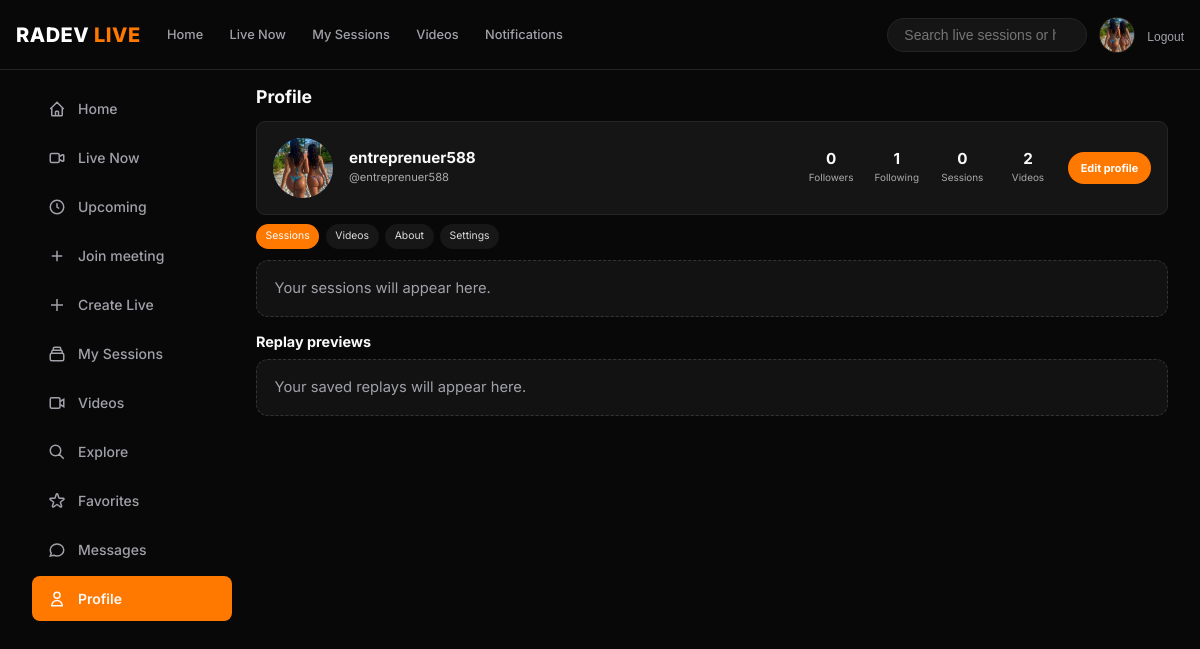
/user/profile/ (signed in), run on an earlier commit of the app's database.
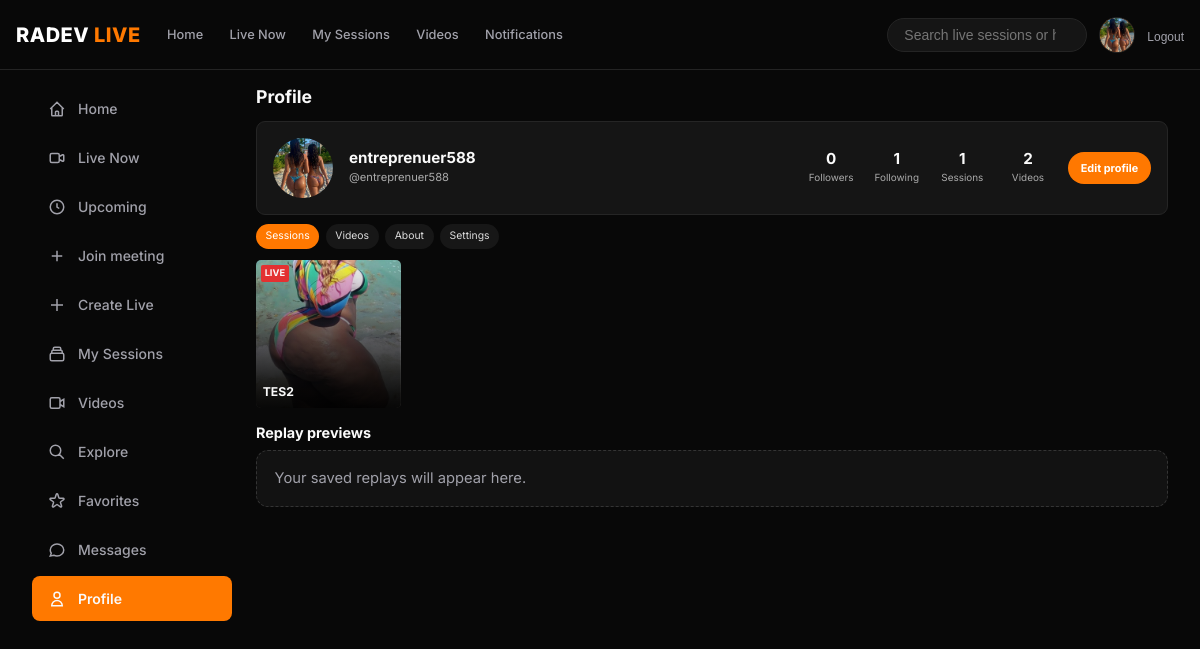
And on a later commit of the database.
### streaming/models.py (models this page shows, shortened)
class LiveSession(models.Model):
    CATEGORY_CHOICES = [
        ("education", "Education"),
        ("business", "Business"),
        ("entertainment", "Entertainment"),
        ("gaming", "Gaming"),
        ("technology", "Technology"),
        ("music", "Music"),
        ("fitness", "Fitness"),
        ("cooking", "Cooking"),
    ]
    VISIBILITY_CHOICES = [
        ("public", "Public"),
        ("private", "Private"),
    ]
    STATUS_CHOICES = [
        ("scheduled", "Not started"),
        ("live", "Live"),
        ("ended", "Ended"),
    ]
    PREVIEW_STATUS_CHOICES = [
        ("none", "No preview"),
        ("recording", "Recording"),
        ("processing", "Processing"),
        ("ready", "Ready"),
        ("failed", "Failed"),
        ("deleted", "Deleted"),
    ]
    host = models.ForeignKey(
        settings.AUTH_USER_MODEL,
        on_delete=models.CASCADE,
        related_name="hosted_sessions",
    )
    title = models.CharField(max_length=150)
    description = models.TextField(blank=True)
    category = models.CharField(
        max_length=20,
        choices=CATEGORY_CHOICES,
        default="education",
    )
    room_name = models.UUIDField(
        default=uuid.uuid4,
        unique=True,
        editable=False,
    )
    visibility = models.CharField(
        max_length=10,
        choices=VISIBILITY_CHOICES,
        default="public",
    )
    status = models.CharField(
        max_length=15,
        choices=STATUS_CHOICES,
        default="scheduled",
    )
    is_locked = models.BooleanField(default=False)
    chat_enabled = models.BooleanField(default=True)
    scheduled_at = models.DateTimeField(null=True, blank=True)
    participant_limit = models.PositiveIntegerField(default=50)
    thumbnail = models.ImageField(
        upload_to="stream_thumbnails/",
        null=True,
        blank=True,
    )
    preview_status = models.CharField(
        max_length=12,
        choices=PREVIEW_STATUS_CHOICES,
        default="none",
    )
    preview_egress_id = models.CharField(max_length=100, blank=True)
    preview_object_key = models.CharField(max_length=500, blank=True)
    host_recording_consented_at = models.DateTimeField(null=True, blank=True)
    created_at = models.DateTimeField(auto_now_add=True)
    started_at = models.DateTimeField(null=True, blank=True)
    ended_at = models.DateTimeField(null=True, blank=True)
    class Meta:
        ordering = ["-created_at"]

### accounts/views.py (the view)
# urls.py: path("profile/", views.profile, name="profile"),
@login_required
def profile(request):
    user_profile, _ = UserProfile.objects.get_or_create(
        user=request.user
    )
    if request.method == "POST":
        form = ProfileForm(
            request.POST,
            request.FILES,
            instance=user_profile
        )
        if form.is_valid():
            profile = form.save()
            request.user.first_name = profile.full_name
            request.user.save(update_fields=["first_name"])
            messages.success(request, "Your profile has been updated.")
            return redirect(f"{reverse('profile')}?tab=settings")
    else:
        form = ProfileForm(instance=user_profile)
    tab = request.GET.get("tab", "sessions")
    if tab not in {"sessions", "videos", "about", "settings"}:
        tab = "sessions"
    sessions = LiveSession.objects.filter(
        host=request.user,
        visibility="public",
        status__in=["live", "scheduled"],
    ).select_related("host").order_by("-created_at")
    previews = LiveSession.objects.filter(
        host=request.user,
        visibility="public",
        status="ended",
        preview_status="ready",
    ).select_related("host").order_by("-ended_at")
    video_count = UploadedVideo.objects.filter(owner=request.user).count()
    videos = UploadedVideo.objects.filter(owner=request.user)[:12]
    followers_count = CreatorFollow.objects.filter(
        following=request.user
    ).count()
    following_count = CreatorFollow.objects.filter(
        follower=request.user
    ).count()
    session_count = sessions.count()
    return render(request, "account/profile.html", {
        "form": form,
        "profile_user": request.user,
        "profile": user_profile,
        "sessions": sessions,
        "previews": previews,
        "videos": videos,
        "video_count": video_count,
        "followers_count": followers_count,
        "following_count": following_count,
        "session_count": session_count,
        "followers_display": _compact_count(followers_count),
        "following_display": _compact_count(following_count),
        "sessions_display": _compact_count(session_count),
        "tab": tab,
        "is_owner": True,
    })

### accounts/forms.py
class ProfileForm(forms.ModelForm):
    class Meta:
        model = UserProfile
        fields = ["full_name", "username", "bio", "avatar"]
        widgets = {
            "full_name": forms.TextInput(attrs={
                "placeholder": "Your full name",
                "class": "form-input",
            }),
            "username": forms.TextInput(attrs={
                "class": "form-input",
            }),
            "bio": forms.Textarea(attrs={
                "placeholder": "Tell people about yourself",
                "rows": 4,
                "class": "form-input",
            }),
            "avatar": forms.ClearableFileInput(attrs={
                "class": "form-input",
            }),
        }

### accounts/views.py (called while the page is built)
def _compact_count(value):
    if value < 1000:
        return str(value)
    if value >= 1_000_000:
        amount = f"{value / 1_000_000:.1f}".rstrip("0").rstrip(".")
        return f"{amount}M"
    amount = f"{value / 1000:.1f}".rstrip("0").rstrip(".")
    return f"{amount}K"

### templates/account/profile.html (shortened to what this page needs)
{% extends "base_app.html" %}
{% block body_class %}profile-view{% endblock %}
{% block content %}
<main class="profile-page">
  <h1>Profile</h1>
  <section class="profile-card">
    <div class="profile-avatar">
      {% if profile.avatar %}<img src="{{ profile.avatar.url }}" alt="{{ profile.full_name|default:profile_user.get_username }}'s profile photo">{% endif %}
    </div>
    <div class="profile-name">
      <h2>{{ profile.full_name|default:profile_user.first_name|default:profile_user.get_username }}</h2>
      <p>@{{ profile.username }}{% if profile.bio %} · {{ profile.bio|truncatechars:70 }}{% endif %}</p>
    </div>
    <div class="profile-stats">
      <div class="profile-stat"><strong>{{ followers_display }}</strong><span>Followers</span></div>
      <div class="profile-stat"><strong>{{ following_display }}</strong><span>Following</span></div>
      <div class="profile-stat"><strong>{{ sessions_display }}</strong><span>Sessions</span></div>
      <div class="profile-stat"><strong>{{ video_count }}</strong><span>Videos</span></div>
    </div>
    {% if is_owner %}
      <a class="edit-profile" href="?tab=settings">Edit profile</a>
    {% endif %}
  </section>
  <nav class="profile-tabs" aria-label="Profile sections">
    <a href="?tab=sessions" class="{% if tab == 'sessions' %}active{% endif %}">Sessions</a>
    <a href="?tab=videos" class="{% if tab == 'videos' %}active{% endif %}">Videos</a>
    <a href="?tab=about" class="{% if tab == 'about' %}active{% endif %}">About</a>
    {% if is_owner %}
    <a href="?tab=settings" class="{% if tab == 'settings' %}active{% endif %}">Settings</a>
    {% endif %}
  </nav>
  {% if tab == 'sessions' %}
    <section class="profile-sessions" aria-label="Public sessions">
      {% for session in sessions %}
      <a class="profile-session" href="{% url 'session_detail' session.room_name %}"{% if session.thumbnail %} style="background-image:linear-gradient(0deg,rgba(0,0,0,.82),rgba(0,0,0,.03)),url('{{ session.thumbnail.url }}');background-size:cover;background-position:center"{% endif %}>
        <span class="session-status {% if session.status == 'scheduled' %}scheduled{% endif %}">{% if session.status == 'live' %}LIVE{% else %}Free{% endif %}</span>
        <span>{{ session.title }}</span>
      </a>
      {% empty %}<p class="empty-sessions">{% if is_owner %}Your sessions will appear here.{% else %}No public sessions yet.{% endif %}</p>{% endfor %}
    </section>
    <h2 class="profile-section-heading">Replay previews</h2>
    <section class="profile-sessions" aria-label="Public replay previews">
      {% for session in previews %}
      <a class="profile-session" href="{% url 'session_detail' session.room_name %}">
        {% if session.thumbnail %}<img src="{{ session.thumbnail.url }}" alt="" loading="lazy">{% endif %}
        <span class="session-status replay">REPLAY</span>
        <span>{{ session.title }}</span>
      </a>
      {% empty %}<p class="empty-sessions">{% if is_owner %}Your saved replays will appear here.{% else %}No public replay previews yet.{% endif %}</p>{% endfor %}
    </section>
  {% endif %}
</main>
{% endblock %}

What changed in the data, as far as the page shows it:
added LiveSession: thumbnail (picture), status "LIVE", title "TES2"
Also different on the page:
{{ sessions_display }}: "0" → "1"
text no longer shown: "Your sessions will appear here."
